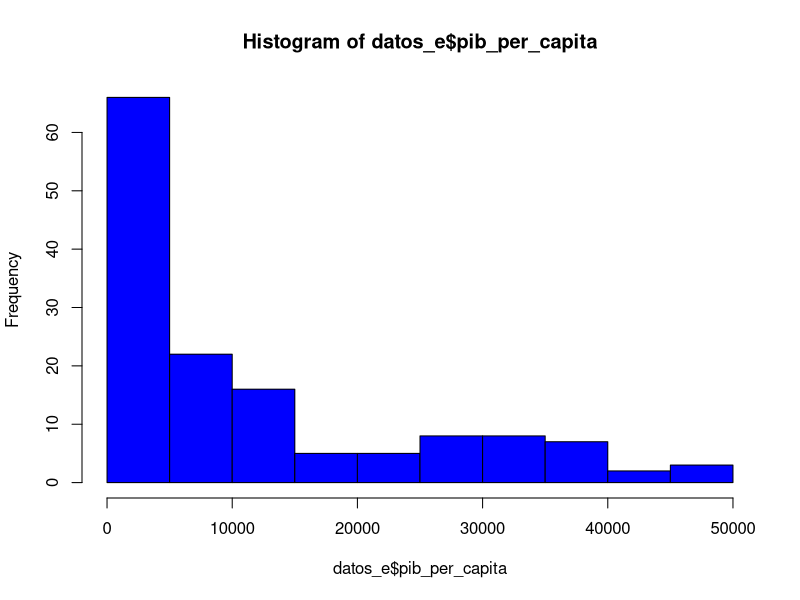
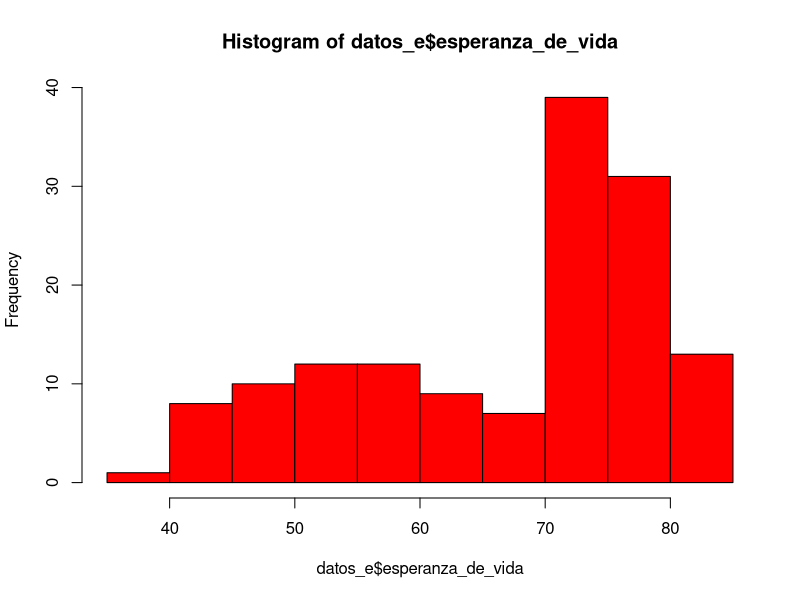

Recreate these plots in R, in order.
# nombre del archivo a mandar por correo:
# nombre_apellido_inferencia_profesor.R
# ejemplo:
# juan_perez_inferencia_beltran.R

# No olvide ejecutar las líneas 6 y 11 antes de empezar el resto del trabajo
library(readxl)

# 1. Use la función read_excel para cargar los datos que se encuentran en el archivo excel 

misdatos <- read_excel("datos_e.xlsx")
datos_e <- misdatos


library(readxl)

# 2. Para las variables "pib_per_capita" y "esperanza_de_vida" compute lo siguiente
# 2.1 la media cada una (4 pts)
pib_per_capita<-datos_e [,6]
mean(datos_e$pib_per_capita)  #resultado:11680.07
esperanza_de_vida<-datos_e[,4]
mean(datos_e$esperanza_de_vida) #resultado:67.00742

# 2.2 la desviación estandar de cada una (4 pts)
sd(datos_e$pib_per_capita) #resultado:12859.94
sd(datos_e$esperanza_de_vida) #resultado:12.07302

# 2.3 la cantidad de observaciones (n) de cada una (4 pts)

median(datos_e$pib_per_capita)#resultado: 6124.371
median(datos_e$esperanza_de_vida)#resultado:71.9355
#142 observaciones


# 3. Grafique los histogramas de estas tres variables:
# "pib_per_capita" (2 pto), "esperanza_de_vida" (2 pto) y el logaritmo natural de la variable "población" (4 pts).
# Puede usar cualquier función y paquete de R que grafique histogramas

hist(datos_e$pib_per_capita, col="blue")
hist(datos_e$esperanza_de_vida,col="red")
log(datos_e$poblacion)
